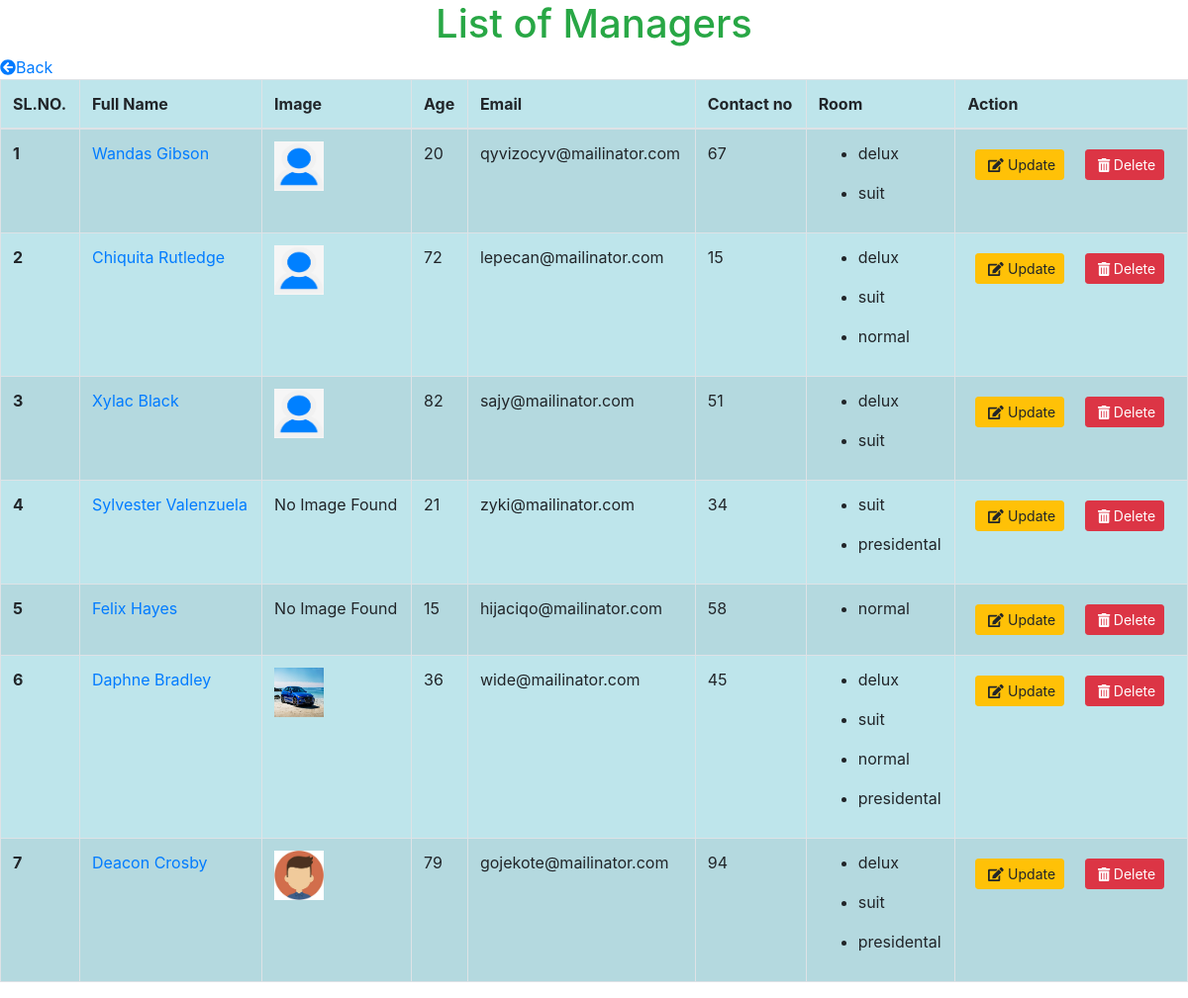
/manager/managerlist, run on the app's committed database.
### manager/models.py (models this page shows, shortened)
class Manager(models.Model):
    first_name = models.CharField(max_length=20, default="")
    last_name = models.CharField(max_length=20, default="")
    age = models.IntegerField(null=True,blank=True)
    email = models.EmailField(null=True, blank=True)
    contactno = models.IntegerField(default=0)
    photo = models.ImageField(upload_to='manager/photo/', null=True, blank=True)
    room = models.ManyToManyField(Room)

class Room(models.Model):
    room_type = models.CharField(choices=room_list, max_length=40)
    price = models.IntegerField(null=True,blank=True)
    capacity = models.IntegerField(null=True,blank=True)
    image = models.ImageField(upload_to='photo/', null=True, blank=True)
    contactno = models.IntegerField(default=0)

### manager/views.py (the view)
# urls.py: path('managerlist', managerlist, name='managerlist'),
def managerlist(request):
    manager_list = Manager.objects.all()
    return render(request, 'manager/managerlist.html',locals())

### templates/manager/managerlist.html (shortened to what this page needs)
<!DOCTYPE html>
<html lang="en">
<head>
    <link rel="stylesheet" href="https://maxcdn.bootstrapcdn.com/bootstrap/4.0.0/css/bootstrap.min.css"
>
</head>
<body>
    <center class='text-success'>
        <h1> List of Managers </h1>
    </center>
    <a class='link' href="{% url 'manager:manager' %}"><i class="fas fa-arrow-circle-left"></i>Back</a>
    <table class="table table-striped table-hover table-condensed table-bordered table-info">
        <thead>
            <tr>
                <th scope="col">SL.NO.</th>
                <th scope="col">Full Name</th>
                <th scope="col">Image</th>
                <th scope="col">Age</th>
                <th scope="col">Email</th>
                <th scope="col">Contact no</th>
                <th scope="col">Room</th>
                <th>Action</th>
            </tr>
        </thead>
        <tbody>
            {% for mg in manager_list %}
            <tr>
                <th scope="row">{{forloop.counter}}</th>
                <td><a href="{% url 'manager:profile' mg.id %}"> {{mg.first_name}}
                        {{mg.last_name}}</a></td>
                <td>
                    {% if mg.photo %}
                        <img src='{{mg.photo.url}}' height=50 width=50>
                        {% else %}
                            No Image Found
                        {% endif %}
                </td>
                <td>{{mg.age}}</td>
                <td>{{mg.email}}</td>
                <td>{{mg.contactno}}</td>
                <td>{% for i in mg.room.all %}
                    <ul>
                    <li>{{i.room_type}}</li>
                    </ul>
                {% endfor %}
                </td>
                <td>
                     <a class="btn btn-warning btn-sm m-2" href="{% url 'manager:edit_manager' mg.id %}"> <i class="fas fa-edit ml-1"></i> Update</a>
                    <a class="btn btn-danger btn-sm m-2" href="{% url 'manager:delete' mg.id %}"> <i class="fas fa-trash-alt ml-1"></i> Delete</a>
                </td>
            </tr>
            {% endfor %}
        </tbody>
    </table>
</body>
</html>

### data on the page
Manager: first_name "Wandas", last_name "Gibson", photo (picture), age "20", email "qyvizocyv@mailinator.com", contactno "67"
Room: room_type "delux"
Room: room_type "suit"
Manager: first_name "Chiquita", last_name "Rutledge", photo (picture), age "72", email "lepecan@mailinator.com", contactno "15"
Room: room_type "normal"
Manager: first_name "Xylac", last_name "Black", photo (picture), age "82", email "sajy@mailinator.com", contactno "51"
Manager: first_name "Sylvester", last_name "Valenzuela", photo "No Image Found", age "21", email "zyki@mailinator.com", contactno "34"
Room: room_type "presidental"
Manager: first_name "Felix", last_name "Hayes", photo "No Image Found", age "15", email "hijaciqo@mailinator.com", contactno "58"
Manager: first_name "Daphne", last_name "Bradley", photo (picture), age "36", email "wide@mailinator.com", contactno "45"
Manager: first_name "Deacon", last_name "Crosby", photo (picture), age "79", email "gojekote@mailinator.com", contactno "94"
